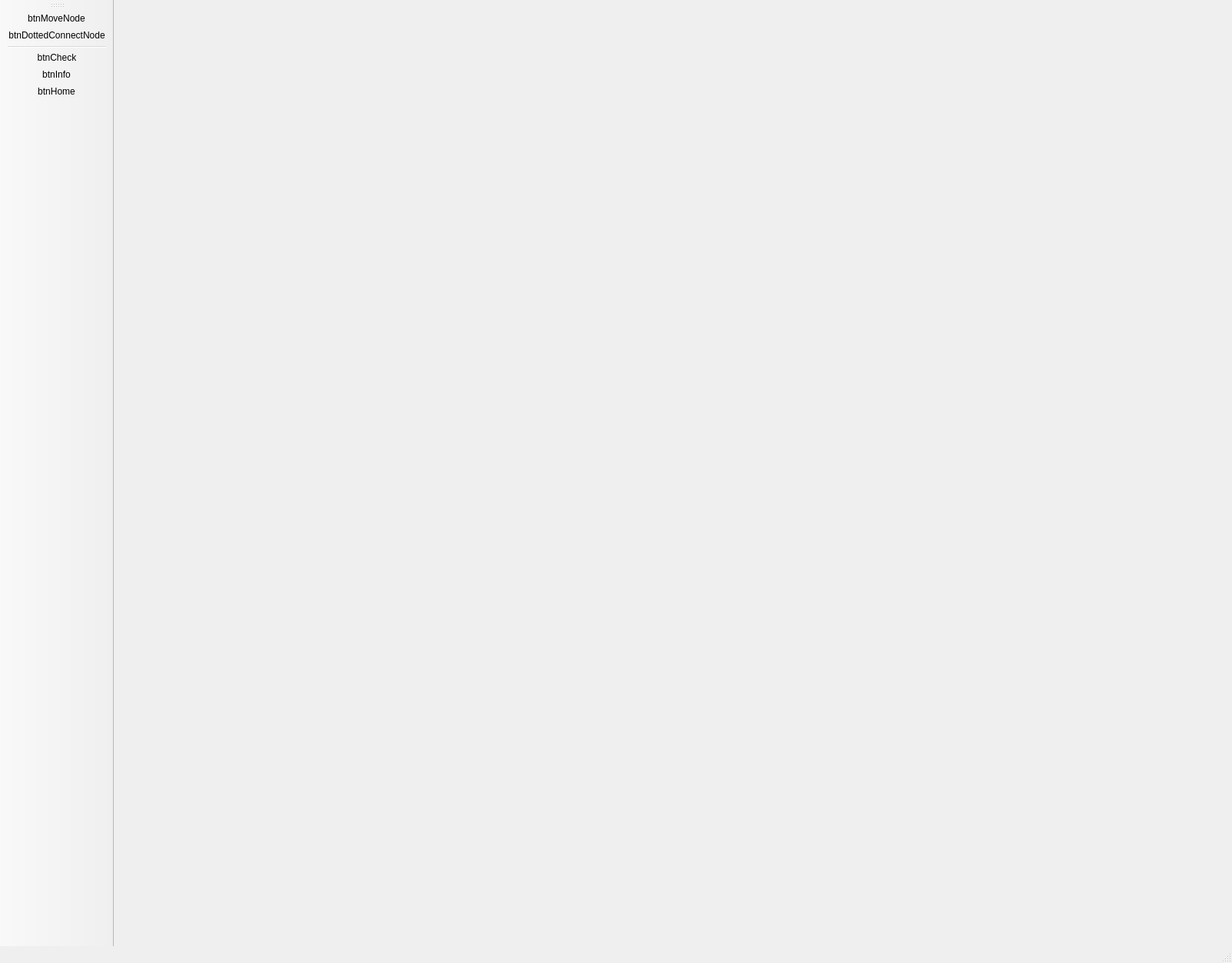
<?xml version="1.0" encoding="UTF-8"?>
<ui version="4.0">
 <class>MainWindow3</class>
 <widget class="QMainWindow" name="MainWindow3">
  <property name="geometry">
   <rect>
    <x>0</x>
    <y>0</y>
    <width>1603</width>
    <height>1253</height>
   </rect>
  </property>
  <property name="windowTitle">
   <string>Задание 3</string>
  </property>
  <widget class="QWidget" name="centralwidget"/>
  <widget class="QStatusBar" name="statusbar"/>
  <widget class="QToolBar" name="toolBar">
   <property name="sizePolicy">
    <sizepolicy hsizetype="Fixed" vsizetype="Preferred">
     <horstretch>0</horstretch>
     <verstretch>0</verstretch>
    </sizepolicy>
   </property>
   <property name="windowTitle">
    <string>toolBar</string>
   </property>
   <property name="iconSize">
    <size>
     <width>47</width>
     <height>42</height>
    </size>
   </property>
   <attribute name="toolBarArea">
    <enum>LeftToolBarArea</enum>
   </attribute>
   <attribute name="toolBarBreak">
    <bool>false</bool>
   </attribute>
   <addaction name="actionbtnMoveNode"/>
   <addaction name="actionbtnDottedConnectNode"/>
   <addaction name="separator"/>
   <addaction name="actionbtnCheck"/>
   <addaction name="actionbtnInfo"/>
   <addaction name="actionbtnHome"/>
  </widget>
  <action name="actionNewFile">
   <property name="icon">
    <iconset>
     <normaloff>resources/iconePack/file.png</normaloff>resources/iconePack/file.png</iconset>
   </property>
   <property name="text">
    <string>Новый файл</string>
   </property>
   <property name="toolTip">
    <string>Создать новый файл</string>
   </property>
  </action>
  <action name="actionOpenFile">
   <property name="icon">
    <iconset>
     <normaloff>resources/iconePack/write.png</normaloff>resources/iconePack/write.png</iconset>
   </property>
   <property name="text">
    <string>Открыть файл</string>
   </property>
  </action>
  <action name="actionSaveFile">
   <property name="icon">
    <iconset>
     <normaloff>resources/iconePack/save.png</normaloff>resources/iconePack/save.png</iconset>
   </property>
   <property name="text">
    <string>Сохранить</string>
   </property>
  </action>
  <action name="actionSaveFileAs">
   <property name="text">
    <string>Сохранить как</string>
   </property>
  </action>
  <action name="actionForward">
   <property name="icon">
    <iconset>
     <normaloff>resources/iconePack/forward.png</normaloff>resources/iconePack/forward.png</iconset>
   </property>
   <property name="text">
    <string>Вперед        Ctrl+Y</string>
   </property>
  </action>
  <action name="actionBackward">
   <property name="icon">
    <iconset>
     <normaloff>resources/iconePack/reply.png</normaloff>resources/iconePack/reply.png</iconset>
   </property>
   <property name="text">
    <string>Назад          Ctrl+Z</string>
   </property>
  </action>
  <action name="actionbtnMoveNode">
   <property name="checkable">
    <bool>true</bool>
   </property>
   <property name="icon">
    <iconset>
     <normaloff>resources/iconePack/axis_arrow_icon_138909.png</normaloff>resources/iconePack/axis_arrow_icon_138909.png</iconset>
   </property>
   <property name="text">
    <string>btnMoveNode</string>
   </property>
   <property name="toolTip">
    <string>Передвинуть элемент</string>
   </property>
   <property name="font">
    <font/>
   </property>
   <property name="priority">
    <enum>QAction::NormalPriority</enum>
   </property>
  </action>
  <action name="actionbtnInfo">
   <property name="icon">
    <iconset>
     <normaloff>resources/iconePack/attachment.png</normaloff>resources/iconePack/attachment.png</iconset>
   </property>
   <property name="text">
    <string>btnInfo</string>
   </property>
   <property name="toolTip">
    <string>Подсказка</string>
   </property>
  </action>
  <action name="actionbtnHome">
   <property name="checkable">
    <bool>true</bool>
   </property>
   <property name="icon">
    <iconset>
     <normaloff>resources/iconePack/home.png</normaloff>resources/iconePack/home.png</iconset>
   </property>
   <property name="text">
    <string>btnHome</string>
   </property>
   <property name="toolTip">
    <string>Перейти к выбору заданий / В меню</string>
   </property>
  </action>
  <action name="actionbtnZoomIn">
   <property name="checkable">
    <bool>false</bool>
   </property>
   <property name="checked">
    <bool>false</bool>
   </property>
   <property name="icon">
    <iconset>
     <normaloff>resources/iconePack/zoom-in.png</normaloff>resources/iconePack/zoom-in.png</iconset>
   </property>
   <property name="text">
    <string>btnZoomIn</string>
   </property>
   <property name="toolTip">
    <string>Увеличить изображение</string>
   </property>
   <property name="autoRepeat">
    <bool>true</bool>
   </property>
  </action>
  <action name="actionbtnZoomOut">
   <property name="icon">
    <iconset>
     <normaloff>resources/iconePack/zoom-out.png</normaloff>resources/iconePack/zoom-out.png</iconset>
   </property>
   <property name="text">
    <string>btnZoomOut</string>
   </property>
   <property name="toolTip">
    <string>Уменьшить изображение</string>
   </property>
  </action>
  <action name="actionHelpTask">
   <property name="text">
    <string>Справка по заданию</string>
   </property>
  </action>
  <action name="actionHelpProgram">
   <property name="text">
    <string>Справка по программе </string>
   </property>
  </action>
  <action name="actionSetting">
   <property name="text">
    <string>Настройки программы</string>
   </property>
  </action>
  <action name="actionbtnCheck">
   <property name="icon">
    <iconset>
     <normaloff>resources/iconePack/check-mark.png</normaloff>resources/iconePack/check-mark.png</iconset>
   </property>
   <property name="text">
    <string>btnCheck</string>
   </property>
   <property name="toolTip">
    <string>&lt;html&gt;&lt;head/&gt;&lt;body&gt;&lt;p&gt;Проверить задание&lt;/p&gt;&lt;/body&gt;&lt;/html&gt;</string>
   </property>
  </action>
  <action name="actionbtnDottedConnectNode">
   <property name="checkable">
    <bool>true</bool>
   </property>
   <property name="enabled">
    <bool>true</bool>
   </property>
   <property name="icon">
    <iconset>
     <normaloff>resources/iconePack/arrowsDotted.png</normaloff>resources/iconePack/arrowsDotted.png</iconset>
   </property>
   <property name="text">
    <string>btnDottedConnectNode</string>
   </property>
   <property name="toolTip">
    <string>Перемещение пунктирной стрелки</string>
   </property>
  </action>
 </widget>
 <resources/>
 <connections/>
</ui>
